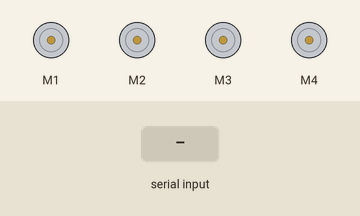
This sketch was run on a simulated Arduino Uno, built with avr-gcc and run on an emulated ATmega328P. On the bench: 4 × DC motor (green arrow = forward, orange = backward, longer = faster). Inputs (shaded band) come from the test bench.

Above: at 1.2 s.
1.3 s: "F" received over Serial
At 1.6 s:
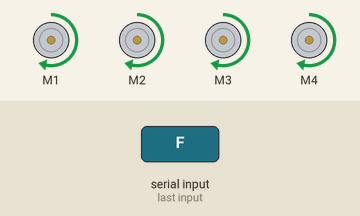
2.8 s: "B" received over Serial
At 3.9 s:
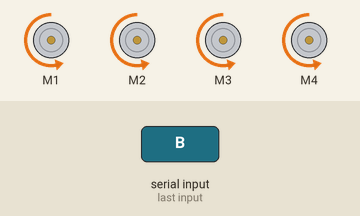
4.3 s: "L" received over Serial
At 5.1 s:
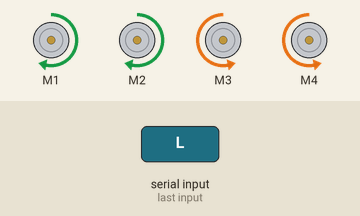
5.8 s: "R" received over Serial
At 6.2 s:
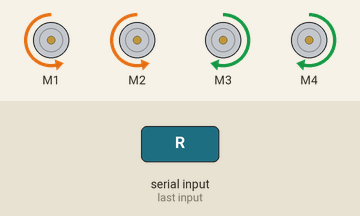
7.3 s: "U" received over Serial
At 8.5 s:
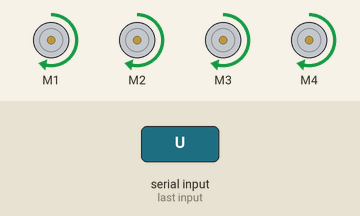
8.8 s: "D" received over Serial
At 9.7 s:
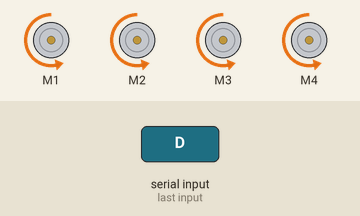
Timing chart, 0 to 11.3 s (numbered marks = the images above; inputs shaded):
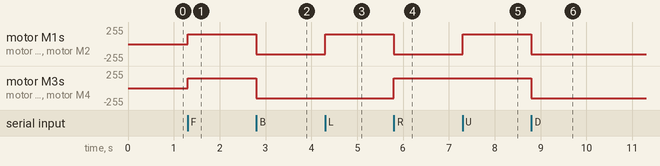

The sketch:

controle_carro.ino
```cpp
#include <AFMotor.h>

#define SPEED 150

char command;

// Configuração dos 4 motores no Shield
AF_DCMotor M1(1);
AF_DCMotor M2(2);
AF_DCMotor M3(3);
AF_DCMotor M4(4);

void setup() {

  Serial.begin(9600);


  M1.setSpeed(SPEED);
  M2.setSpeed(SPEED);
  M3.setSpeed(SPEED);
  M4.setSpeed(SPEED);

  Stop(); // Garante que começa parado
}

void loop() {
  if (Serial.available() > 0) {
    command = Serial.read();

    // Pequeno delay para garantir estabilidade da leitura
    Stop();

    // Mapeamento dos comandos

    switch (command) {
      case 'F': // Forward
      case 'U': // Up
        forward();
        break;

      case 'B': // Backward
      case 'D': // Down
        backward();
        break;

      case 'L': // Left
        left();
        break;

      case 'R': // Right
        right();
        break;

      case 'S': // Stop
      case '0': // Alguns apps mandam 0 ou parou
        Stop();
        break;
    }
  }
}


void forward() {
  M1.run(FORWARD);
  M2.run(FORWARD);
  M3.run(FORWARD);
  M4.run(FORWARD);
}

void backward() {
  M1.run(BACKWARD);
  M2.run(BACKWARD);
  M3.run(BACKWARD);
  M4.run(BACKWARD);
}

void right() {

  M1.run(BACKWARD);
  M2.run(BACKWARD);
  M3.run(FORWARD);
  M4.run(FORWARD);
}

void left() {
  M1.run(FORWARD);
  M2.run(FORWARD);
  M3.run(BACKWARD);
  M4.run(BACKWARD);
}

void Stop() {
  M1.run(RELEASE);
  M2.run(RELEASE);
  M3.run(RELEASE);
  M4.run(RELEASE);
}
```

Measured:
- after the input at 1.3 s, motor M1–4: stopped → forward 150/255 at once
- after the input at 2.8 s, motor M1–4: forward 150/255 → backward 150/255 at once
- after the input at 4.3 s, motor M1, motor M2: backward 150/255 → forward 150/255 at once
- after the input at 5.8 s, motor M1, motor M2: forward 150/255 → backward 150/255 at once; motor M3, motor M4: backward 150/255 → forward 150/255 at once
- after the input at 7.3 s, motor M1, motor M2: backward 150/255 → forward 150/255 at once
- after the input at 8.8 s, motor M1–4: forward 150/255 → backward 150/255 at once
